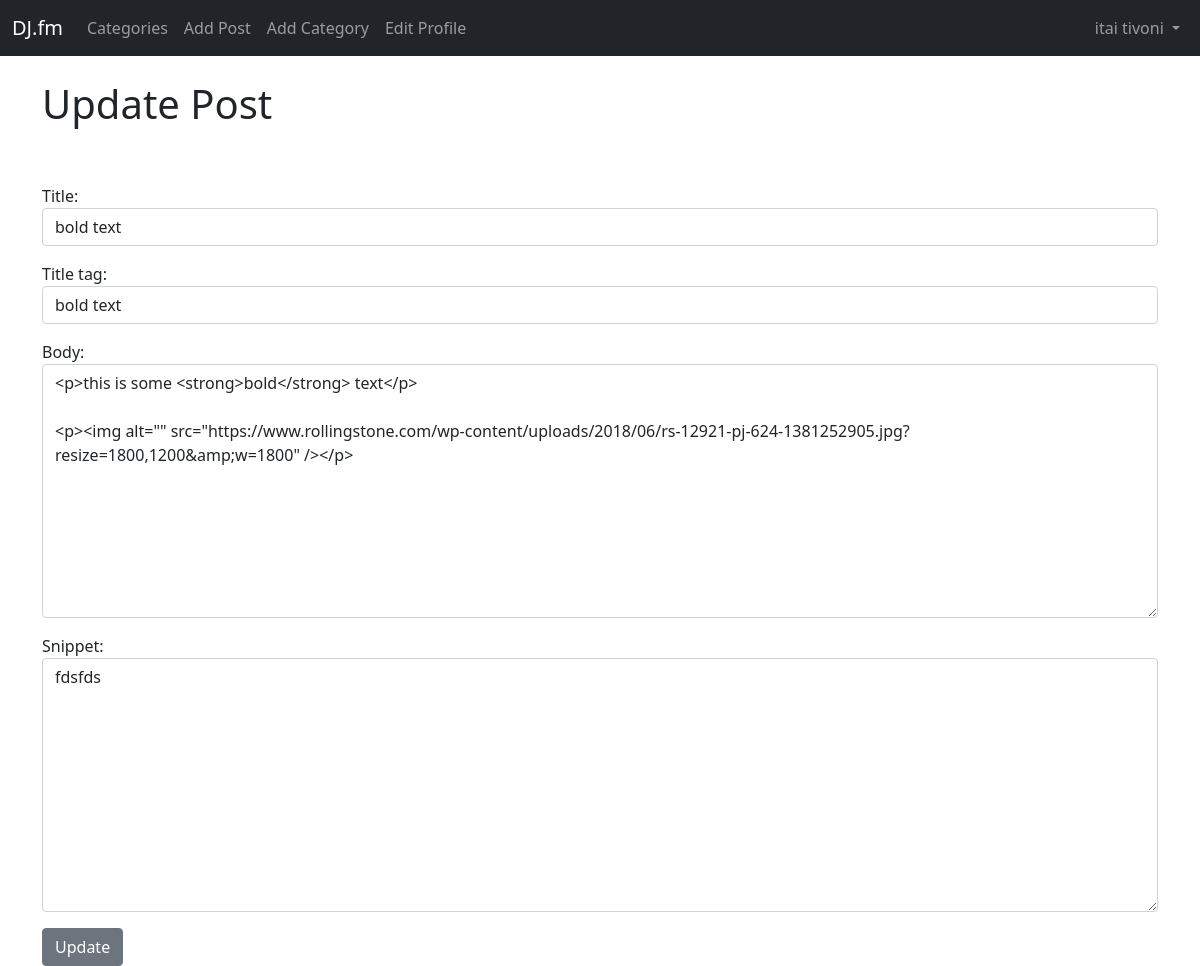
The page /article/edit/7 (signed in) on the database its author committed.
### musicblog/models.py (models this page shows, shortened)
class Post(models.Model):
    title = models.CharField(max_length=255)
    header_image = models.ImageField(null=True, blank=True, upload_to="images/")
    title_tag = models.CharField(max_length=255)
    author = models.ForeignKey(User, on_delete=models.CASCADE)
    body = RichTextField(blank=True, null=True)
    post_date = models.DateField(auto_now_add=True)
    categories = models.CharField(max_length=255, default='music')
    snippet = models.CharField(max_length=255)
    likes = models.ManyToManyField(User, related_name='music_blog')

### musicblog/views.py (the view)
# urls.py: path('article/edit/<int:pk>', UpdatePostView.as_view(), name="update_post"),
class UpdatePostView(UpdateView):
    model = Post
    form_class = EditForm
    template_name = 'update_post.html'

### musicblog/forms.py
class EditForm(forms.ModelForm):
    class Meta:
        model = Post
        fields = ('title', 'title_tag', 'body', 'snippet')
        widgets = {
            'title': forms.TextInput(attrs={'class': 'form-control'}),
            'title_tag': forms.TextInput(attrs={'class': 'form-control'}),
            'body': forms.Textarea(attrs={'class': 'form-control'}),
            'snippet': forms.Textarea(attrs={'class': 'form-control'}),
        }

### musicblog/templates/update_post.html (shortened to what this page needs)
{% extends 'base.html' %}
{% block content %}
{% if user.is_authenticated %}
    {% if user.id == post.author.id %}
        <h1>Update Post</h1>
        <br/><br/>
        <div class="form-group">
            <form method="POST">
                {{ form.as_p }}
                <button class="btn btn-secondary">Update</button>
            </form>
        </div>
    {% else %}
        You're not allowed here!
    {% endif %}
{% else %}
    You're not allowed here!
{% endif %}
{% endblock %}

### musicblog/templates/base.html (shortened to what this page needs)
<!doctype html>
<html lang="en">
  <head>
    <link href="https://cdn.jsdelivr.net/npm/bootstrap@5.0.0-beta1/dist/css/bootstrap.min.css" rel="stylesheet">
  </head>
  <body>
  <nav class="navbar navbar-expand-lg navbar-dark bg-dark">
  <div class="container-fluid">
    <a class="navbar-brand" href="{% url 'home' %}">DJ.fm</a>
    <div class="collapse navbar-collapse" id="navbarSupportedContent">
      <ul class="navbar-nav me-auto mb-2 mb-lg-0">
          {% if cat_menu %}
          <li class="nav-item dropdown">
          <a class="nav-link dropdown-toggle" href="#" id="navbarDropdown" role="button" data-bs-toggle="dropdown" aria-expanded="false">
            Categories
          </a>
          <ul class="dropdown-menu" aria-labelledby="navbarDropdown">
              {% for item in cat_menu %}
                <a class="dropdown-item" href="{% url 'categories' item|slugify %}">{{ item }}</a>
              {% endfor %}
            <li><hr class="dropdown-divider"></li>
          </ul>
          </li>
          {% else %}
              <li class="nav-item">
                <a class="nav-link" href="{% url 'categories-list' %}">Categories</a>
              </li>
          {% endif %}
         {% if user.is_authenticated %}
          <li class="nav-item">
            <a class="nav-link" href="{% url 'add_post' %}">Add Post</a>
          </li>
          <li class="nav-item">
            <a class="nav-link" href="{% url 'add_category' %}">Add Category</a>
          </li>
          <li class="nav-item">
            <a class="nav-link" href="{% url 'edit_profile' %}">Edit Profile</a>
          </li>
          {% endif %}
          </ul>
    {% if user.is_authenticated %}
        <ul class="navbar-nav ml-auto mb-2 mb-lg-0">
            <li class="nav-item dropdown">
          <a class="nav-link dropdown-toggle" href="#" id="navbarDropdown" role="button" data-bs-toggle="dropdown" aria-expanded="false">
            {{ user.first_name }}
            {{ user.last_name }}
          </a>
        </li>
            </ul>
    {% endif %}
    </div>
  </div>
</nav>
    <br/>
    <div class="container">
        {% block content %}
        {% endblock %}
    </div>
  </body>
</html>

### rows shown on the page
Post: title "bold text", title_tag "bold text", body "<p>this is some <strong>bold</strong> text</p> <p><img alt=\"\" src=\"https://www.rollingstone.com/wp-content/uploads/2018/06/rs-12921-pj-624-1381252905.jpg?resize=1800,1200&amp;w=1800\" /></p>", snippet "fdsfds"

### other values the page prints
{{ user.first_name }} "itai"
{{ user.last_name }} "tivoni"
